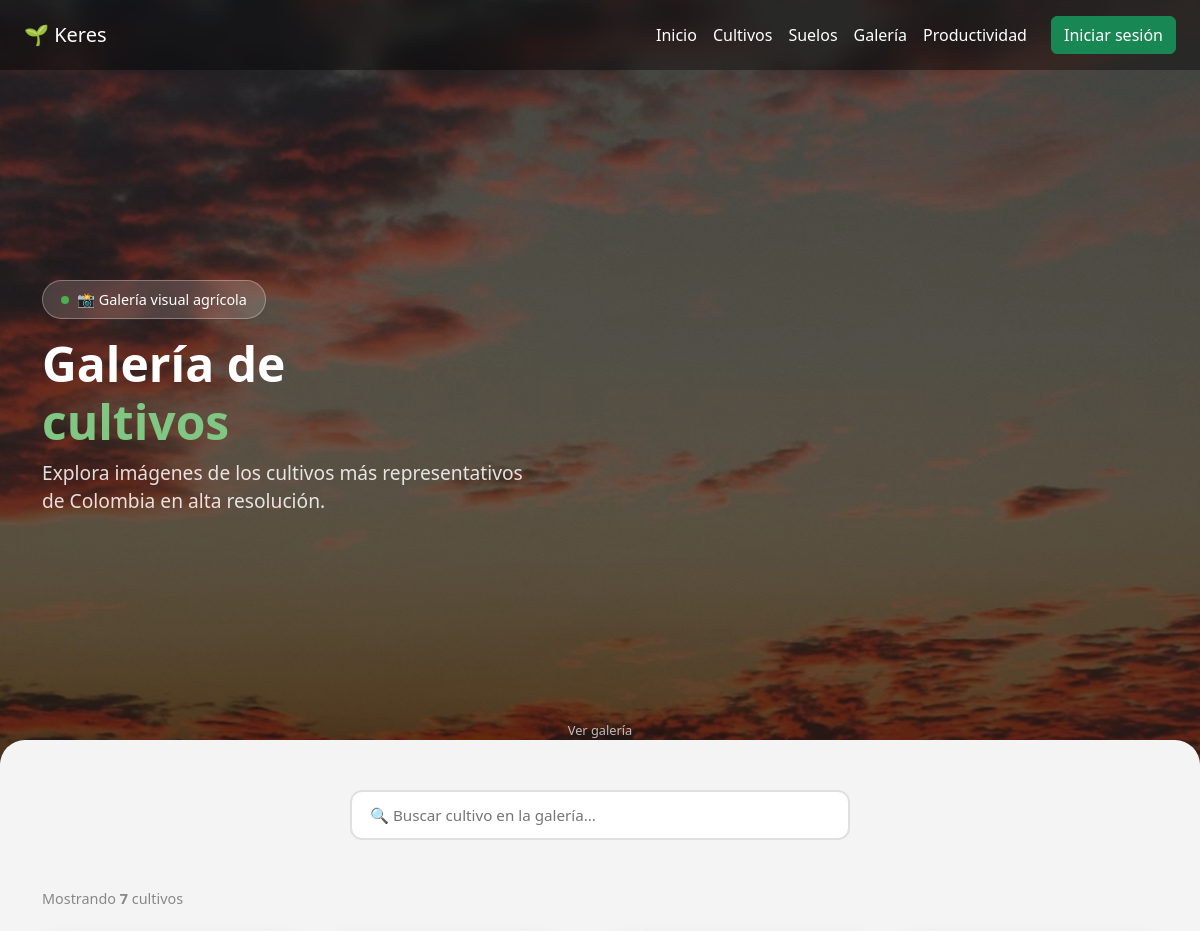
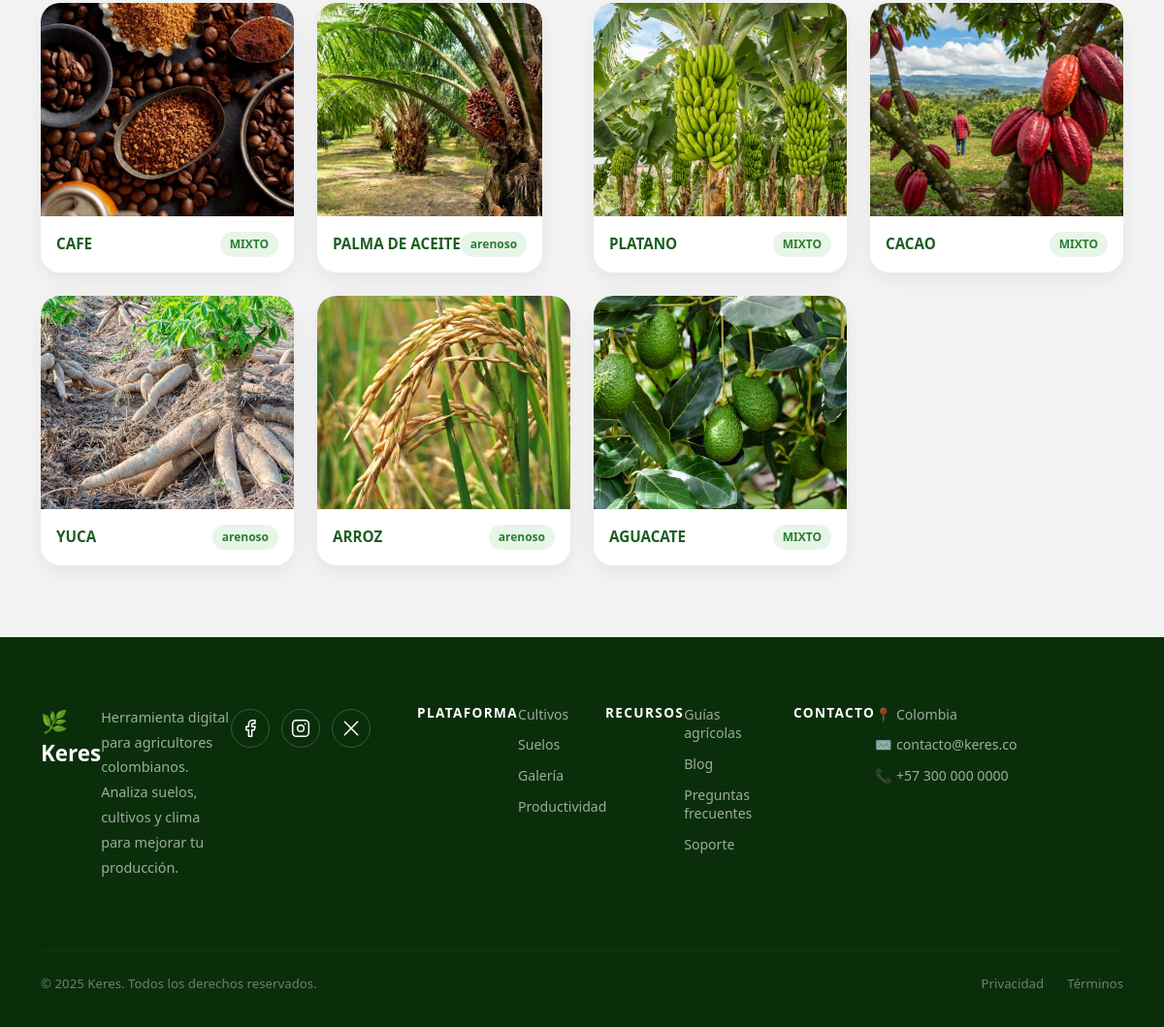
Page /galeria/ on the committed database (2 pictures, top to bottom).
### web/models.py (models this page shows, shortened)
class Cultivo(models.Model):
    REGIONES = [
        ('andina', 'Región Andina'),
        ('caribe', 'Región Caribe'),
        ('pacifica', 'Región Pacífica'),
        ('orinoquia', 'Región Orinoquía'),
        ('amazonia', 'Región Amazonía'),
        ('insular', 'Región Insular'),
    ]
    CLIMA_CHOICES = [
        ('calido', 'Cálido'),
        ('templado', 'Templado'),
        ('frio', 'Frío'),
        ('paramo', 'Páramo'),
    ]
    TEMPORADA_CHOICES = [
        ('enero-marzo', 'Enero - Marzo'),
        ('abril-junio', 'Abril - Junio'),
        ('julio-septiembre', 'Julio - Septiembre'),
        ('octubre-diciembre', 'Octubre - Diciembre'),
        ('todo-el-año', 'Todo el año'),
    ]
    nombre = models.CharField(max_length=100)
    descripcion = models.TextField()
    imagen = models.ImageField(upload_to='cultivos/')
    suelo = models.ForeignKey(Suelo, on_delete=models.CASCADE)
    region = models.CharField(max_length=50, choices=REGIONES, blank=True, null=True)
    clima = models.CharField(max_length=50, choices=CLIMA_CHOICES, blank=True, null=True)
    temporada = models.CharField(max_length=50, choices=TEMPORADA_CHOICES, blank=True, null=True)
    rendimiento_ha = models.DecimalField(max_digits=8, decimal_places=2, blank=True, null=True, help_text="Toneladas por hectárea")
    altura_minima = models.IntegerField(blank=True, null=True, help_text="Metros sobre el nivel del mar")
    altura_maxima = models.IntegerField(blank=True, null=True, help_text="Metros sobre el nivel del mar")

class Suelo(models.Model):
    nombre = models.CharField(max_length=100)
    descripcion = models.TextField()

### web/views.py (the view)
# urls.py: path('galeria/', views.galeria, name='galeria'),
def galeria(request):
    cultivos = Cultivo.objects.all()
    return render(request, "galeria.html", {"cultivos": cultivos})

### web/models.py (called while the page is built)
    def __str__(self):
        return self.nombre

### web/templates/galeria.html (shortened to what this page needs)
{% extends 'base.html' %}
{% load static %}
{% block contenido %}
<section class="hero hero-cultivos">
    <div class="container text-white">
        <div class="hero-badge mb-3">
            <span class="badge-dot"></span>
            📸 Galería visual agrícola
        </div>
        <h1 class="display-3 fw-bold hero-titulo">
            Galería de <br>
            <span class="hero-highlight">cultivos</span>
        </h1>
        <p class="lead mb-4 hero-sub">
            Explora imágenes de los cultivos más representativos<br>
            de Colombia en alta resolución.
        </p>
    </div>
    <div class="scroll-indicator">
        <span>Ver galería</span>
        <div class="scroll-arrow">
        </div>
    </div>
</section>
<div class="cultivos-container">
    <div class="container">
        <div class="galeria-filtros mb-5" data-aos="fade-up">
            <input type="text" id="galeria-buscar" class="cultivos-input w-100"
                   placeholder="🔍 Buscar cultivo en la galería...">
        </div>
        <p class="galeria-contador mb-4" id="galeria-contador" data-aos="fade-up">
            Mostrando <strong id="contador-num">{{ cultivos|length }}</strong> cultivos
        </p>
        <div class="row" id="galeria-grid">
            {% for cultivo in cultivos %}
            <div class="col-md-3 mb-4 galeria-item"
                 data-nombre="{{ cultivo.nombre|lower }}"
                 data-aos="fade-up"
                 data-aos-delay="{{ forloop.counter }}00">
                <div class="gal-card" onclick="abrirLightbox('{{ cultivo.imagen.url }}', '{{ cultivo.nombre }}', '{{ cultivo.suelo }}')">
                    {% if cultivo.imagen %}
                    <div class="gal-img-wrap">
                        <img src="{{ cultivo.imagen.url }}" alt="{{ cultivo.nombre }}">
                    </div>
                    {% endif %}
                    <div class="gal-body">
                        <h6 class="gal-nombre">{{ cultivo.nombre }}</h6>
                        <span class="gal-suelo">{{ cultivo.suelo }}</span>
                    </div>
                </div>
            </div>
            {% endfor %}
        </div>
    </div>
</div>
{% endblock %}

### static/css/style.css (style rules this page uses)
*, *::before, *::after { box-sizing: border-box; -webkit-tap-highlight-color: transparent; }
html { overflow-x: hidden; -webkit-text-size-adjust: 100%; }
body { background: #f4f4f4; overflow-x: hidden; min-width: 320px; }
img { max-width: 100%; height: auto; display: block; }
h1, h2, h3, h4, h5 { word-break: break-word; overflow-wrap: break-word; }
section { padding: 80px 0; }
.hero { min-height: 100svh; background: linear-gradient(rgba(0,0,0,0.5), rgba(0,0,0,0.7)), url("../img/fondo.jpg") no-repeat center center / cover; background-attachment: fixed; display: flex; align-items: center; color: white; padding-top: 80px; padding-bottom: 60px; position: relative; }
.hero h1 { font-size: 3rem; font-weight: bold; animation: fadeUp 1s ease; }
.hero p { font-size: 1.2rem; animation: fadeUp 1.4s ease; }
.hero-badge { display: inline-flex; align-items: center; gap: 8px; background: rgba(255,255,255,0.15); border: 1px solid rgba(255,255,255,0.3); backdrop-filter: blur(10px); -webkit-backdrop-filter: blur(10px); padding: 8px 18px; border-radius: 50px; font-size: 0.9rem; font-weight: 500; animation: fadeUp 0.8s ease; }
.badge-dot { width: 8px; height: 8px; min-width: 8px; background: #4caf50; border-radius: 50%; display: inline-block; animation: pulsar 1.5s infinite; }
.hero-titulo { font-size: 3.5rem; line-height: 1.2; animation: fadeUp 1s ease; }
.hero-highlight { color: #81c784; }
.hero-sub { font-size: 1.15rem; color: rgba(255,255,255,0.85); animation: fadeUp 1.2s ease; max-width: 550px; }
.scroll-indicator { position: absolute; bottom: 30px; left: 50%; transform: translateX(-50%); display: flex; flex-direction: column; align-items: center; gap: 6px; color: rgba(255,255,255,0.7); font-size: 0.8rem; animation: flotar 2s ease-in-out infinite; pointer-events: none; }
.hero-cultivos { background: linear-gradient(rgba(0,0,0,0.55), rgba(0,0,0,0.75)), url("../img/fondo.jpg") no-repeat center center / cover; background-attachment: fixed; }
.row > div { display: flex; }
.galeria-filtros input { max-width: 500px; margin: 0 auto; display: block; }
.galeria-contador { font-size: 0.9rem; color: #888; }
.gal-card { background: #ffffff; border-radius: 20px; overflow: hidden; box-shadow: 0 8px 25px rgba(0,0,0,0.07); transition: all 0.4s ease; cursor: pointer; height: 100%; display: flex; flex-direction: column; position: relative; }
.gal-img-wrap { position: relative; height: 220px; overflow: hidden; }
.gal-img-wrap img { width: 100%; height: 100%; object-fit: cover; transition: transform 0.6s ease; }
.gal-body { padding: 16px; display: flex; align-items: center; justify-content: space-between; }
.gal-nombre { font-size: 0.95rem; font-weight: 700; color: #1b5e20; margin: 0; }
.gal-suelo { font-size: 0.75rem; background: #e8f5e9; color: #2e7d32; padding: 4px 10px; border-radius: 50px; font-weight: 600; white-space: nowrap; }
.cultivos-container { background: #f4f4f4; border-radius: 25px 25px 0 0; margin-top: -60px; position: relative; z-index: 5; padding: 50px 0; }
.cultivos-input, .cultivos-select { border: 2px solid #e0e0e0; border-radius: 12px; padding: 12px 18px; font-size: 0.95rem; background: #ffffff; transition: all 0.3s ease; height: 50px; width: 100%; }

### web/templates/base.html (style rules this page uses)
html, body { overflow-x: hidden; max-width: 100%; }

### rows in the picture
Cultivo: imagen (picture), nombre "CAFE", suelo "MIXTO"
Cultivo: imagen (picture), nombre "PALMA DE ACEITE", suelo "arenoso"
Cultivo: imagen (picture), nombre "PLATANO", suelo "MIXTO"
Cultivo: imagen (picture), nombre "CACAO", suelo "MIXTO"
Cultivo: imagen (picture), nombre "YUCA", suelo "arenoso"
Cultivo: imagen (picture), nombre "ARROZ", suelo "arenoso"
Cultivo: imagen (picture), nombre "AGUACATE", suelo "MIXTO"

### other values in the picture
{{ cultivos|length }} "7"
